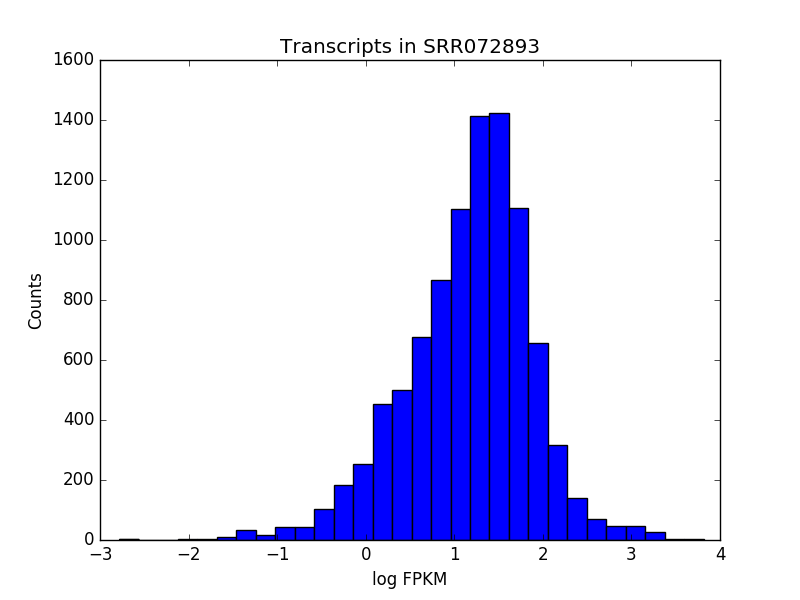

Reproduce this figure in Python.
#!/usr/bin/env python

"""
Makes a histogram of data from a ctab file
NEED TO CHANGE THE TITLE OF THE GRAPH IN LINE 24
usage: ./histogram.py <ctab file>
"""

import pandas as pd
import numpy as np
import matplotlib.pyplot as plt
import sys

df = pd.read_table(sys.argv[1])
df_fp = df["FPKM"]>0
dflog = np.log10(df[df_fp]["FPKM"].values)
print dflog

plt.figure
plt.hist(dflog, bins = 30)

plt.xlabel("log FPKM")
plt.ylabel("Counts")
plt.title("Transcripts in SRR072893")
plt.savefig("histogram.png")
plt.close()

